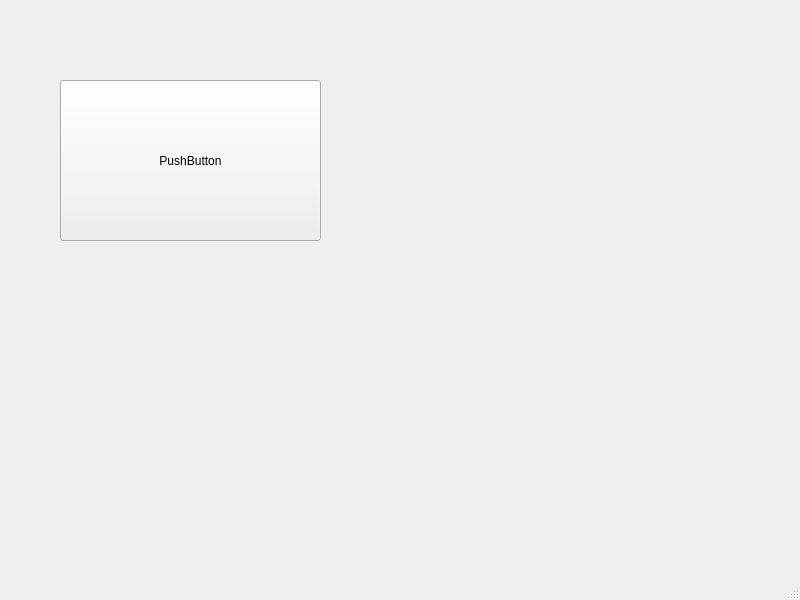
<?xml version="1.0" encoding="UTF-8"?>
<ui version="4.0">
 <class>MainWindow</class>
 <widget class="QMainWindow" name="MainWindow">
  <property name="geometry">
   <rect>
    <x>0</x>
    <y>0</y>
    <width>800</width>
    <height>600</height>
   </rect>
  </property>
  <property name="windowTitle">
   <string>MainWindow</string>
  </property>
  <widget class="QWidget" name="centralwidget">
   <widget class="QPushButton" name="pushButton">
    <property name="geometry">
     <rect>
      <x>60</x>
      <y>80</y>
      <width>261</width>
      <height>161</height>
     </rect>
    </property>
    <property name="text">
     <string>PushButton</string>
    </property>
   </widget>
  </widget>
  <widget class="QMenuBar" name="menubar">
   <property name="geometry">
    <rect>
     <x>0</x>
     <y>0</y>
     <width>800</width>
     <height>20</height>
    </rect>
   </property>
  </widget>
  <widget class="QStatusBar" name="statusbar"/>
 </widget>
 <resources/>
 <connections/>
</ui>
